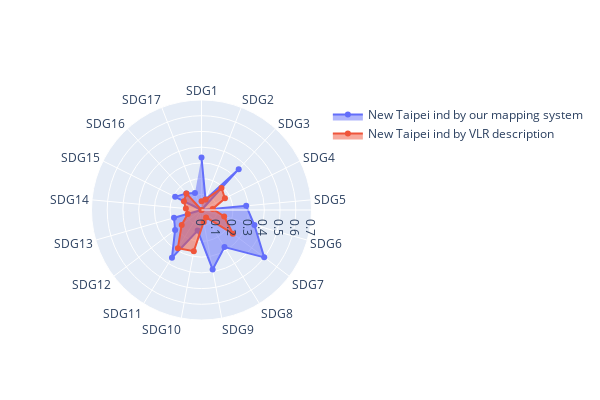

The notebook cell saved with this chart:
### Code cell
import plotly.graph_objects as go

df = (test / total_counts).reset_index()
df['Goal'] = df['Goal'].astype('str')
df['Goal'] = "SDG"+df['Goal']
df = df.rename(columns={0:'value'})
df = df.merge(sdgs_goal_df[['code', 'Goal_text']], left_on='Goal', right_on='code', how='inner').drop(['code'], axis=1)
df = df.fillna(0)

fig = go.Figure()

# Radar chart
fig.add_trace(go.Scatterpolar(
    name = 'New Taipei ind by our mapping system',
    r = df['value'].to_list(),
    theta = df['Goal'].to_list(),
    fill='toself',
    hoverinfo='text', 
    text=[f"{goal} <br>{indicator}<br>Value: {value:.2f}" for goal, indicator, value in zip(df['Goal'], df['Goal_text'], df['value'])] 
))

df_ntp_vlr = (ntp_selected_df.squeeze() / total_counts).reset_index()
df_ntp_vlr = df_ntp_vlr.rename(columns={'index':'Goal', 0:'value'})
df_ntp_vlr['Goal'] = df_ntp_vlr['Goal'].astype('str')
df_ntp_vlr['Goal'] = "SDG"+df_ntp_vlr['Goal']
df_ntp_vlr = df_ntp_vlr.merge(sdgs_goal_df[['code', 'Goal_text']], left_on='Goal', right_on='code', how='inner').drop(['code'], axis=1)

# Radar chart by NTP
fig.add_trace(go.Scatterpolar(
    name = 'New Taipei ind by VLR description',
    r = df_ntp_vlr['value'].to_list(),
    theta = df_ntp_vlr['Goal'].to_list(),
    fill='toself',
    hoverinfo='text', 
    text=[f"{goal} <br>{indicator}<br>Value: {value:.2f}" for goal, indicator, value in zip(df_ntp_vlr['Goal'], df_ntp_vlr['Goal_text'], df_ntp_vlr['value'])]
))

fig.update_layout(
  polar=dict(
    radialaxis=dict(
      range = [0,0.7],
      visible=True
    ),
    angularaxis_rotation=90,
    angularaxis_direction='clockwise'
  ),
  showlegend=True,
  width=600,
  height=400
)
fig.show()

### Figure 1 — Plotly figure (JSON) as saved in the notebook; plotly's stock layout.template omitted (floating-point values rounded to 4 significant figures)
{"data": [{"fill": "toself", "hoverinfo": "text", "name": "New Taipei ind by our mapping system", "r": [0.3333, 0.07143, 0.3514, 0, 0.2857, 0.35, 0.5, 0.2778, 0.3846, 0.1333, 0.3571, 0.2105, 0.1818, 0, 0.1875, 0.1429, 0.1154], "text": ["SDG1 <br>No Poverty<br>Value: 0.33", "SDG2 <br>Zero Hunger<br>Value: 0.07", "SDG3 <br>Good Health and Well-Being<br>Value: 0.35", "SDG4 <br>Quality Education<br>Value: 0.00", "SDG5 <br>Gender Equality<br>Value: 0.29", "SDG6 <br>Clean Water and Sanitation<br>Value: 0.35", "SDG7 <br>Affordable and Clean Energy<br>Value: 0.50", "SDG8 <br>Decent Work and Economic Growth<br>Value: 0.28", "SDG9 <br>Industry, Innovation and Infrastructure<br>Value: 0.38", "SDG10 <br>Reduced Inequalities<br>Value: 0.13", "SDG11 <br>Sustainable Cities and Communities<br>Value: 0.36", "SDG12 <br>Responsible Consumption and Production<br>Value: 0.21", "SDG13 <br>Climate Action<br>Value: 0.18", "SDG14 <br>Life Below Water<br>Value: 0.00", "SDG15 <br>Life on Land<br>Value: 0.19", "SDG16 <br>Peace, Justice and Strong Institutions<br>Value: 0.14", "SDG17 <br>Partnerships for the Goals<br>Value: 0.12"], "theta": ["SDG1", "SDG2", "SDG3", "SDG4", "SDG5", "SDG6", "SDG7", "SDG8", "SDG9", "SDG10", "SDG11", "SDG12", "SDG13", "SDG14", "SDG15", "SDG16", "SDG17"], "type": "scatterpolar"}, {"fill": "toself", "hoverinfo": "text", "name": "New Taipei ind by VLR description", "r": [0.05556, 0.07143, 0.1892, 0.1667, 0.07143, 0.15, 0.25, 0.05556, 0.07692, 0.2667, 0.2857, 0.1579, 0.09091, 0.1, 0.125, 0.1429, 0], "text": ["SDG1 <br>No Poverty<br>Value: 0.06", "SDG2 <br>Zero Hunger<br>Value: 0.07", "SDG3 <br>Good Health and Well-Being<br>Value: 0.19", "SDG4 <br>Quality Education<br>Value: 0.17", "SDG5 <br>Gender Equality<br>Value: 0.07", "SDG6 <br>Clean Water and Sanitation<br>Value: 0.15", "SDG7 <br>Affordable and Clean Energy<br>Value: 0.25", "SDG8 <br>Decent Work and Economic Growth<br>Value: 0.06", "SDG9 <br>Industry, Innovation and Infrastructure<br>Value: 0.08", "SDG10 <br>Reduced Inequalities<br>Value: 0.27", "SDG11 <br>Sustainable Cities and Communities<br>Value: 0.29", "SDG12 <br>Responsible Consumption and Production<br>Value: 0.16", "SDG13 <br>Climate Action<br>Value: 0.09", "SDG14 <br>Life Below Water<br>Value: 0.10", "SDG15 <br>Life on Land<br>Value: 0.12", "SDG16 <br>Peace, Justice and Strong Institutions<br>Value: 0.14", "SDG17 <br>Partnerships for the Goals<br>Value: 0.00"], "theta": ["SDG1", "SDG2", "SDG3", "SDG4", "SDG5", "SDG6", "SDG7", "SDG8", "SDG9", "SDG10", "SDG11", "SDG12", "SDG13", "SDG14", "SDG15", "SDG16", "SDG17"], "type": "scatterpolar"}], "layout": {"height": 400, "polar": {"angularaxis": {"direction": "clockwise", "rotation": 90}, "radialaxis": {"range": [0, 0.7], "visible": true}}, "showlegend": true, "width": 600}}
